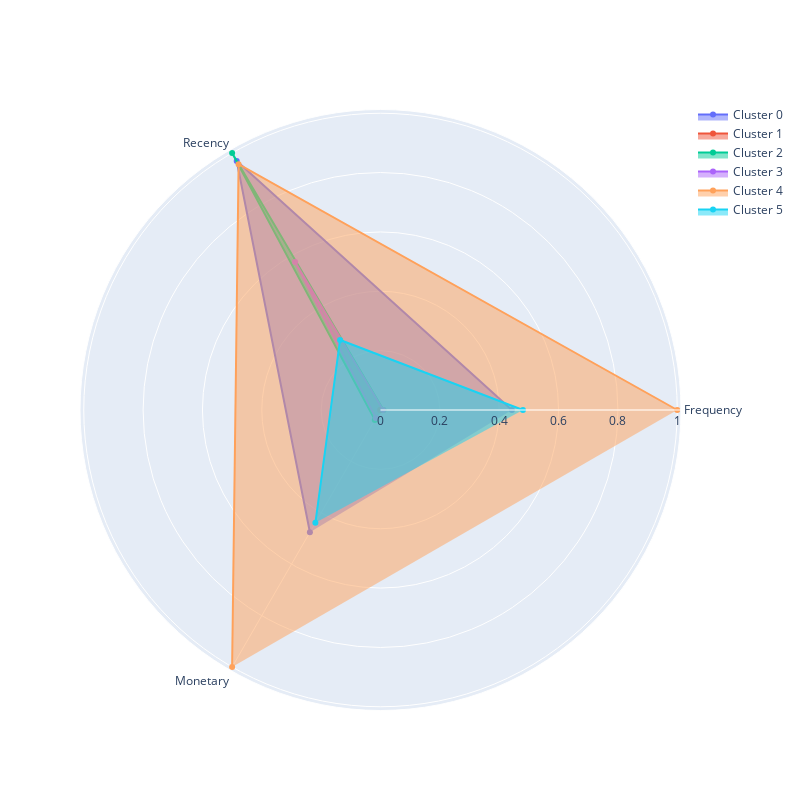

The notebook cell this image was saved under:
### Markdown cell above
Теперь у вас есть удобный инструмент для анализа профиля кластеров. Воспользуйтесь им, чтобы проинтерпретировать результаты, полученные на предыдущем шаге.

### Code cell
grouped_data = rfm_table_cluster.groupby(by='label').mean()
plot_cluster_profile(grouped_data, n_clusters)

### Figure 1 — Plotly figure (JSON) as saved in the notebook; plotly's stock layout.template omitted (floating-point values rounded to 4 significant figures)
{"data": [{"fill": "toself", "name": "Cluster 0", "r": [0.4428, 0.9691, 0.4758], "theta": ["Frequency", "Recency", "Monetary"], "type": "scatterpolar"}, {"fill": "toself", "name": "Cluster 1", "r": [0, 0, 0], "theta": ["Frequency", "Recency", "Monetary"], "type": "scatterpolar"}, {"fill": "toself", "name": "Cluster 2", "r": [0.009985, 1, 0.03845], "theta": ["Frequency", "Recency", "Monetary"], "type": "scatterpolar"}, {"fill": "toself", "name": "Cluster 3", "r": [0.008848, 0.5759, 0.03148], "theta": ["Frequency", "Recency", "Monetary"], "type": "scatterpolar"}, {"fill": "toself", "name": "Cluster 4", "r": [1, 0.9565, 1], "theta": ["Frequency", "Recency", "Monetary"], "type": "scatterpolar"}, {"fill": "toself", "name": "Cluster 5", "r": [0.48, 0.2725, 0.4388], "theta": ["Frequency", "Recency", "Monetary"], "type": "scatterpolar"}], "layout": {"autosize": false, "height": 800, "showlegend": true, "width": 800}}
